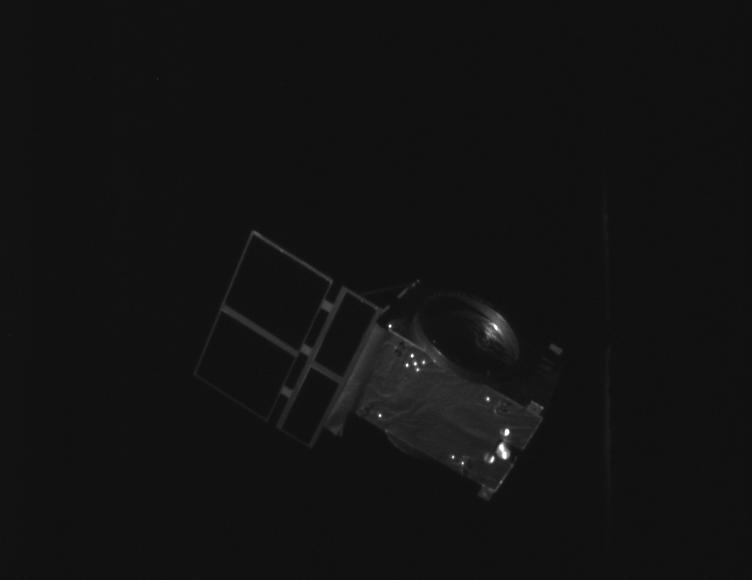
//> input picture P3_nonCoop_DynamicTest_png/150.png, 752 x 580 px; its folder holds only this picture in this run
$ ./FallBackNoAPriori   (built with g++ and OpenCV 4)
//> lines starting //> are read from the running program, lines starting //| are printed output that depends on the picture; after the words box and inside, x2 and y2 are one past the last pixel; in counts of white or black regions, pixels touching at a corner belong together
#include <opencv2/opencv.hpp>
#include <iostream>
#include <vector>
#include "opencv2/imgproc.hpp"
#include "opencv2/imgcodecs.hpp"
#include "opencv2/highgui.hpp"
#include <cmath>


using namespace cv;
using namespace std;


// Custom Grayscale conversion function
Mat customConvertToGrayscale(const Mat& img) {
    Mat grayscaleImg(img.rows, img.cols, CV_8UC1);
    for (int i = 0; i < img.rows; ++i) {
        for (int j = 0; j < img.cols; ++j) {
            // Take the average of the B, G, R values for each pixel
            grayscaleImg.at<uchar>(i, j) = 0.299 * img.at<Vec3b>(i, j)[2] + 0.587 * img.at<Vec3b>(i, j)[1] + 0.114 * img.at<Vec3b>(i, j)[0];
        }
    }
    return grayscaleImg;
}

// END

// Custom Gaussian blur function
Mat customGaussianBlur(const Mat& img) {
    Mat blurredImg(img.rows, img.cols, CV_8UC1);
    // Assume a 3x3 Gaussian kernel with sigma = 1.0
    float kernel[3][3] = {
        {1 / 16.0, 2 / 16.0, 1 / 16.0},
        {2 / 16.0, 4 / 16.0, 2 / 16.0},
        {1 / 16.0, 2 / 16.0, 1 / 16.0}
    };
    // Apply the kernel to each pixel
    for (int i = 1; i < img.rows - 1; ++i) {
        for (int j = 1; j < img.cols - 1; ++j) {
            float sum = 0.0;
            for (int ki = -1; ki <= 1; ++ki) {
                for (int kj = -1; kj <= 1; ++kj) {
                    sum += img.at<uchar>(i + ki, j + kj) * kernel[ki + 1][kj + 1];
                }
            }
            blurredImg.at<uchar>(i, j) = sum;
        }
    }

    // Set the boundary pixels to black
    for (int i = 0; i < blurredImg.rows; ++i) {
        blurredImg.at<uchar>(i, 0) = 0;
        blurredImg.at<uchar>(i, blurredImg.cols - 1) = 0;
    }
    for (int j = 0; j < blurredImg.cols; ++j) {
        blurredImg.at<uchar>(0, j) = 0;
        blurredImg.at<uchar>(blurredImg.rows - 1, j) = 0;
    }
    return blurredImg;
}

// END


// Custom Threshold function
Mat customThreshold(const Mat& img, int threshold) {
    Mat thresholdImg(img.rows, img.cols, CV_8UC1);
    for (int i = 0; i < img.rows; ++i) {
        for (int j = 0; j < img.cols; ++j) {
            thresholdImg.at<uchar>(i, j) = img.at<uchar>(i, j) > threshold ? 255 : 0;
        }
    }
    return thresholdImg;
}

// END

// CONTOUR CUSTOM FUNCTION

struct MyPoint {
    int x, y;
    MyPoint(int _x, int _y) : x(_x), y(_y) {}
};

// Function to check if a point is within the image bounds


// Function to trace the outermost contour
std::vector<cv::Point> traceContours(const cv::Mat& binaryImg) {
    std::vector<cv::Point> contour;
    int direction = 0;
    int startX = -1;
    int startY = -1;

    // Find the starting point
    for (int y = 0; y < binaryImg.rows; ++y) {
        for (int x = 0; x < binaryImg.cols; ++x) {
            if (binaryImg.at<uchar>(y, x) == 255) {
                startX = x;
                startY = y;
                break;
            }
        }
        if (startX != -1) break;
    }

    if (startX == -1) return contour; // No object found

    // Moore-Neighbor tracing algorithm
    int currentX = startX, currentY = startY;
    int nextX, nextY;
    const int dx[] = { 1, 1, 0, -1, -1, -1, 0, 1 };
    const int dy[] = { 0, 1, 1, 1, 0, -1, -1, -1 };

    do {
        contour.push_back(cv::Point(currentX, currentY));
        direction = (direction + 6) % 8;

        for (int i = 0; i < 8; ++i) {
            nextX = currentX + dx[direction];
            nextY = currentY + dy[direction];

            if (binaryImg.at<uchar>(nextY, nextX) == 255) {
                currentX = nextX;
                currentY = nextY;
                break;
            }

            direction = (direction + 1) % 8;
        }
    } while (currentX != startX || currentY != startY);

    return contour;
}

// END

// CUSTOM HARRIS CORNER DETECTION

// Define Sobel operator kernels
float sobelX[3][3] = {
        {-3, 0, 3},
        {-10, 0, 10},
        {-3, 0, 3}
};
float sobelY[3][3] = {
    {-3, -10, -3},
        {0, 0, 0},
        {3, 10, 3}
};

// Custom Sobel function
Mat customSobel(const Mat& img, const float kernel[3][3]) {
    Mat result = Mat::zeros(img.rows, img.cols, CV_32F);
    for (int y = 1; y < img.rows - 1; ++y) {
        for (int x = 1; x < img.cols - 1; ++x) {
            float pixelSum = 0.0;
            for (int ky = -1; ky <= 1; ++ky) {
                for (int kx = -1; kx <= 1; ++kx) {
                    pixelSum += img.at<uchar>(y + ky, x + kx) * kernel[ky + 1][kx + 1];
                }
            }
            result.at<float>(y, x) = pixelSum;
        }
    }
    return result;
}

// Custom box filter function
Mat customBoxFilter(const Mat& img, int blockSize) {
    Mat result = Mat::zeros(img.rows, img.cols, CV_32F);
    int radius = blockSize / 2;
    for (int y = radius; y < img.rows - radius; ++y) {
        for (int x = radius; x < img.cols - radius; ++x) {
            float pixelSum = 0.0;
            for (int by = -radius; by <= radius; ++by) {
                for (int bx = -radius; bx <= radius; ++bx) {
                    pixelSum += img.at<float>(y + by, x + bx);
                }
            }
            result.at<float>(y, x) = pixelSum / (blockSize * blockSize);
        }
    }
    return result;
}


// CUSTOM SHI-THOMASI

Mat nonMaxSupp(Mat& img, int blocksize) {
    Mat NMS = Mat::zeros(img.size(), img.type());

    for (int j = blocksize; j < img.rows - blocksize; j++)
    {
        for (int i = blocksize; i < img.cols - blocksize; i++)
        {
            Rect rect(i - blocksize, j - blocksize, 2 * blocksize, 2 * blocksize);
            Mat roi = img(rect);
            double maxVal;
            minMaxLoc(roi, NULL, &maxVal, NULL, NULL);
            if (img.at<float>(j, i) == maxVal)
                NMS.at<float>(j, i) = img.at<float>(j, i);
        }


    }

    return NMS;
}

vector<Point2f>detectCorners(Mat& img, int blockSize, int apertureSize, double k, int threshold) {
    Mat dx = customSobel(img, sobelX);
    Mat dy = customSobel(img, sobelY);

    // Compute the elements of the structure tensor at each pixel
    Mat A = dx.mul(dx);
    Mat B = dx.mul(dy);
    Mat C = dy.mul(dy);

    // Call custom box filter function
    Mat sumA = customBoxFilter(A, blockSize);
    Mat sumB = customBoxFilter(B, blockSize);
    Mat sumC = customBoxFilter(C, blockSize);

    // Compute the determinant and trace of the structure tensor at each pixel
    Mat det = sumA.mul(sumC) - sumB.mul(sumB);
    Mat trace = sumA + sumC;

    // Compute the corner response function at each pixel
    Mat cornerResponse = det - k * trace.mul(trace);

    Mat suppressedResponse = nonMaxSupp(cornerResponse, blockSize);
    // Find the local maxima of the corner response function
    Mat localMaxima = suppressedResponse > threshold;

    // Find the indices of the local maxima
    vector<Point2f> corners;
    for (int i = 0; i < localMaxima.rows; i++) {
        for (int j = 0; j < localMaxima.cols; j++) {
            if (localMaxima.at<bool>(i, j)) {
                corners.push_back(Point2f(j, i));
            }
        }
    }

    return corners;


}

// END

// CUSTOM CARTTOPOLAR FUNCTION

void customCartToPolar(const Mat& x, const Mat& y, Mat& magnitude, Mat& angle) {
    magnitude = Mat::zeros(x.size(), CV_32F);
    angle = Mat::zeros(x.size(), CV_32F);
    for (int i = 0; i < x.rows; ++i) {
        for (int j = 0; j < x.cols; ++j) {
            float xVal = x.at<float>(i, j);
            float yVal = y.at<float>(i, j);
            magnitude.at<float>(i, j) = sqrt(xVal * xVal + yVal * yVal);
            angle.at<float>(i, j) = atan2(yVal, xVal) * 180.0 / CV_PI;
        }
    }
}

// END

// CUSTOM CANNY FUNCTION

Mat customCanny(const Mat& src, int lowThreshold, int highThreshold, int kernelSize = 3) {
    Mat blurred, dx, dy, magnitude, angle, nonMaxSuppressed, result;

    // 1. Apply Gaussian blur
    blurred = customGaussianBlur(src);

    // Define Sobel operator kernels
    float sobelX[3][3] = {
            {-3, 0, 3},
            {-10, 0, 10},
            {-3, 0, 3}
    };
    float sobelY[3][3] = {
        {-3, -10, -3},
            {0, 0, 0},
            {3, 10, 3}
    };

    // 2. Compute gradient magnitudes and directions using Sobel operators
    dx = customSobel(blurred, sobelX);
    dy = customSobel(blurred, sobelY);
    customCartToPolar(dx, dy, magnitude, angle);

    // 3. Apply non-maximum suppression
    nonMaxSuppressed = magnitude.clone();
    for (int y = 1; y < magnitude.rows - 1; ++y) {
        for (int x = 1; x < magnitude.cols - 1; ++x) {
            float current_angle = angle.at<float>(y, x);
            float current_magnitude = magnitude.at<float>(y, x);

            int x1 = x, y1 = y, x2 = x, y2 = y;

            // Normalize the current_angle to between -90 and 90 degrees
            if (current_angle < -90)
                current_angle += 180;

            // Assign directions (here, -90 and 90 degree for vertical edges, -45 degree for the diagonal, 0 degree for horizontal edges)
            if ((current_angle >= -90 && current_angle < -45) || (current_angle >= 45 && current_angle < 90)) {
                // Edge is vertical
                y1 = y - 1;
                y2 = y + 1;
            }
            else if ((current_angle >= -45 && current_angle < 0) || (current_angle >= 90 && current_angle < 135)) {
                // Edge is diagonal from bottom left to top right
                x1 = x - 1;
                y1 = y + 1;
                x2 = x + 1;
                y2 = y - 1;
            }
            else if ((current_angle >= 0 && current_angle < 45) || (current_angle >= -135 && current_angle < -90)) {
                // Edge is horizontal
                x1 = x - 1;
                x2 = x + 1;
            }
            else {
                // Edge is diagonal from top left to bottom right
                x1 = x - 1;
                y1 = y - 1;
                x2 = x + 1;
                y2 = y + 1;
            }

            if (current_magnitude <= magnitude.at<float>(y1, x1) || current_magnitude <= magnitude.at<float>(y2, x2)) {
                nonMaxSuppressed.at<float>(y, x) = 0;
            }
        }
    }

    // Apply double thresholding on the non-maximum suppressed image
    result = Mat::zeros(nonMaxSuppressed.size(), CV_8U);

    float maxMagnitude = 0;
    for (int y = 0; y < nonMaxSuppressed.rows; ++y) {
        for (int x = 0; x < nonMaxSuppressed.cols; ++x) {
            float magnitudeValue = nonMaxSuppressed.at<float>(y, x);
            if (magnitudeValue > maxMagnitude) {
                maxMagnitude = magnitudeValue;
            }
        }
    }

    float highThresholdValue = highThreshold;
    float lowThresholdValue = lowThreshold;

    for (int y = 0; y < nonMaxSuppressed.rows; ++y) {
        for (int x = 0; x < nonMaxSuppressed.cols; ++x) {
            float magnitudeValue = nonMaxSuppressed.at<float>(y, x);
            float angleValue = angle.at<float>(y, x);

            if (magnitudeValue >= highThresholdValue) {
                result.at<uchar>(y, x) = 255;  // Strong edge
            }
            else if (magnitudeValue >= lowThresholdValue && angleValue >= -22.5 && angleValue < 22.5) {
                result.at<uchar>(y, x) = 128;  // Weak edge
            }
        }
    }


    return result;
}


// READ, GRAYSCALE, CROP, BLUR, CONTOUR, CROP AROUND CONTOUR, HARRIS, CANNY, CORNERS ON CANNY

Mat processImage(const std::string& imagePath) {
//> called with imagePath = "./P3_nonCoop_DynamicTest_png/150.png"
    Mat img = imread(imagePath);
//> img is the input picture: 580 rows x 752 cols, CV_8UC3; min 13, max 255, mean 18.7

    // Define the size of the rectangular region around the center


    Mat img_gray = customConvertToGrayscale(img);

    int regionSize = 320;  // Adjust this value according to your needs

    // Define the rectangular region of interest

    int rows = img_gray.rows;
    int cols = img_gray.cols;

    // Calculate the total intensity and weighted sums
    double totalIntensity = 0.0;
    double sumX = 0.0;
    double sumY = 0.0;

    for (int y = 0; y < rows; ++y)
    {
        for (int x = 0; x < cols; ++x)
        {
            // Get pixel intensity
            double intensity = static_cast<double>(img_gray.at<uchar>(y, x));

            // Accumulate total intensity and weighted sums
            totalIntensity += intensity;
            sumX += intensity * x;
            sumY += intensity * y;
        }
    }
//> this loop made 580 passes
//> (totalIntensity, sumX, sumY) on passes 1 to 3: (12629, 4688294, 0), (25239, 9369588, 12610), (37803, 14034050, 37738)
//> after the loop, totalIntensity = 8028901; sumX = 3.02e+09; sumY = 2.39e+09

    // Calculate the center of mass
    double centerX = sumX / totalIntensity;
//> centerX = 376.5
    double centerY = sumY / totalIntensity;
//> centerY = 298.1


    int roiX = (centerX - 120) - regionSize / 2;
//> roiX = 96
    int roiY = (centerY + 90) - regionSize / 2;
//> roiY = 228

    // Ensure the ROI boundaries are within the image dimensions
    roiX = std::max(0, roiX);
    roiY = std::max(0, roiY);

    // Calculate the actual size of the ROI based on the boundaries and image dimensions
    int roiWidth = std::min(regionSize, img.cols - roiX);
//> roiWidth = 320
    int roiHeight = std::min(regionSize, img.rows - roiY);
//> roiHeight = 320

    // Create a ROI by specifying a range of rows and columns in the image matrix
    Mat roiImage = img_gray(Range(roiY, roiY + roiHeight), Range(roiX, roiX + roiWidth));
    Mat roi_original = img(Range(roiY, roiY + roiHeight), Range(roiX, roiX + roiWidth));

    Mat img_blurred = customGaussianBlur(roiImage);

    Mat img_thresh = customThreshold(img_blurred, 20);
//> after the loop in customThreshold, `for (int i = 0; i < img.rows; ++i)`:
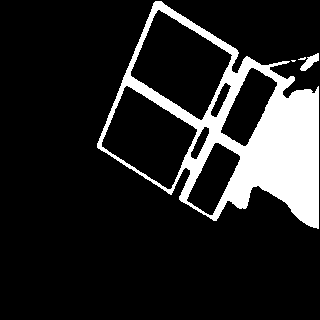
//> thresholdImg: 320 rows x 320 cols, CV_8UC1; 14.3% white; 4 white regions (2 under 20 px), largest, box (x1, y1, x2, y2) and area: (97, 1, 319, 229) 14448, (300, 53, 319, 71) 157


    std::vector<cv::Point> contour = traceContours(img_thresh);
//> the loop in traceContours, `for (int y = 0; y < binaryImg.rows; ++y)` made 2 passes
//> (startX, startY) on passes 1 to 2: (-1, -1), (155, 1)
//> after the loop in traceContours, `for (int y = 0; y < binaryImg.rows; ++y)`: startX = 155; startY = 1
//> in traceContours, `int currentX = startX, currentY = startY;`: currentX = 155; currentY = 1
//> the loop in traceContours, `do` made 865 passes
//> (direction, nextY, currentY) on passes 2 to 4: (0, 1, 1), (0, 1, 1), (0, 1, 1)
//> after the loop in traceContours, `do`: contour = contour of 865 points, box (x1, y1, x2, y2) (97, 1, 319, 229), area 30316; direction = 7; nextX = 155; nextY = 1; currentX = 155; currentY = 1

    Mat img_contour = Mat::zeros(roiImage.size(), CV_8UC1);
    for (int i = 0; i < contour.size(); i++) {
        img_contour.at<uchar>(contour[i].y, contour[i].x) = 255;
    }
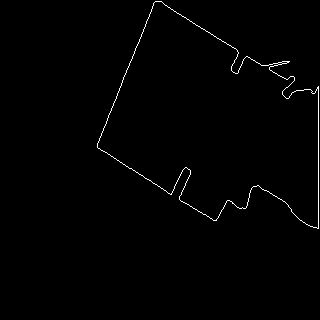
//> img_contour: 320 rows x 320 cols, CV_8UC1; 0.84% white in thin lines or dots, all inside (x1, y1, x2, y2) = (97, 1, 319, 229)


    // CROP CONTOUR IMAGE TO SEARCH FOR CORNERS ONLY THERE

    int minX = roiImage.cols, minY = roiImage.rows, maxX = 0, maxY = 0;
    for (const Point& Point : contour) {
        cv::Point point(Point.x, Point.y);
        minX = std::min(minX, point.x);
        minY = std::min(minY, point.y);
        maxX = std::max(maxX, point.x);
        maxY = std::max(maxY, point.y);
    }
//> this loop made 865 passes
//> Point on passes 28 to 30: Point(182, 16), Point(183, 16), Point(184, 17)


    // Add some margin if needed
    int margin = 5; // Adjust this value based on the desired area around the contour
    minX = std::max(0, minX - margin);
    minY = std::max(0, minY - margin);
    maxX = std::min(roiImage.cols, maxX + margin);
    maxY = std::min(roiImage.rows, maxY + margin);

    cv::Rect roi(minX, minY, maxX - minX, maxY - minY);
    cv::Mat subImage = img_contour(roi);
//> subImage: 233 rows x 228 cols, CV_8UC1; 1.6% white in thin lines or dots
    cv::Mat subImage_original = roi_original(roi);
    cv::Mat subImage_gray = roiImage(roi);


    // APPLY CUSTOM CORNER DETECTION FUNCTION

    int blockSize = 3;
    int apertureSize = 3;
    double k = 0.1;
    int threshold = 100;

    // Call custom Sobel function
    vector<Point2f> corners = detectCorners(subImage, blockSize, apertureSize, k, threshold);


    // Draw circles at the detected corners
    Mat Corner_img = subImage_original.clone();
    for (size_t i = 0; i < corners.size(); i++) {
        circle(Corner_img, corners[i], 0.5, Scalar(0, 255, 0), -1);
    }
//> this loop made 102 passes
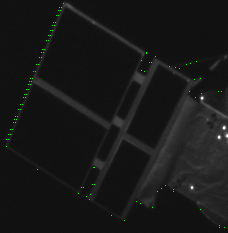
//> Corner_img: 233 rows x 228 cols, CV_8UC3; mean B, G, R 23.4, 23.9, 23.4

    Mat img_corners = Mat::zeros(subImage.size(), CV_8UC1);
    for (int i = 0; i < corners.size(); i++) {
        img_corners.at<uchar>(corners[i].y, corners[i].x) = 255;
    }


    double lowThreshold = 50;
    double highThreshold = 150;


    std::vector<cv::Rect> rois;
    std::vector<cv::Rect> expanded_rois;
    int radius = 15; // Define the radius of the area around the corner
    int border = 2;  // Define the border width

    for (const auto& corner : corners) {
        // ROI without border around each corner
        int x = std::max(0, static_cast<int>(corner.x) - radius);
        int y = std::max(0, static_cast<int>(corner.y) - radius);
        int width = x + 2 * radius <= subImage_gray.cols ? 2 * radius : subImage_gray.cols - x;
        int height = y + 2 * radius <= subImage_gray.rows ? 2 * radius : subImage_gray.rows - y;
        rois.push_back(cv::Rect(x, y, width, height));

        // Expanded ROI with border για να φυγει το artifact που σου ελεγα χθες
        x = std::max(0, x - border);
        y = std::max(0, y - border);
        width = x + width + 2 * border <= subImage_gray.cols ? width + 2 * border : subImage_gray.cols - x;
        height = y + height + 2 * border <= subImage_gray.rows ? height + 2 * border : subImage_gray.rows - y;
        expanded_rois.push_back(cv::Rect(x, y, width, height));
    }
//> this loop made 102 passes
//> corner on passes 1 to 8: Point(63, 3), Point(59, 7), Point(61, 7), Point(58, 10), Point(60, 10), Point(56, 15), Point(58, 15), Point(53, 22)

    Mat custom_canny_result = Mat::zeros(subImage_gray.size(), CV_8UC1);
    Mat custom_canny_result_2 = Mat::zeros(subImage_gray.size(), CV_8UC1);
    custom_canny_result_2 = customCanny(subImage_gray, lowThreshold, highThreshold);
//> after the loop in customCartToPolar, `for (int i = 0; i < x.rows; ++i)`:
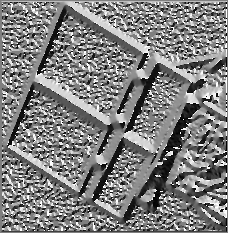
//> angle: 233 rows x 228 cols, CV_32FC1; min -179.8, max 180, mean 0.7; drawn with min black and max white
    for (size_t i = 0; i < rois.size(); ++i) {
        Mat expanded_roi_img = subImage_gray(expanded_rois[i]);
        Mat canny_expanded_roi = customCanny(expanded_roi_img, lowThreshold, highThreshold);

        // Only use the pixels within the original ROI (without the border)
        Mat roi_result = custom_canny_result(rois[i]);
        Mat canny_roi = canny_expanded_roi(cv::Rect(border, border, rois[i].width, rois[i].height));
        canny_roi.copyTo(roi_result);
    }


    // REAPPLY THE CUSTOM CORNER FUNCTION ON THE CANNY IMAGE

    int blockSize_canny = 3;
    int apertureSize_canny = 3;
    float k_canny = 0.1;
    int threshold_canny = 100;

    vector<Point2f> corners_canny = detectCorners(custom_canny_result, blockSize_canny, apertureSize_canny, k_canny, threshold_canny);
//> call 2 of detectCorners, with blockSize = 3, apertureSize = 3, k = 0.1, threshold = 100
//> after the loop in customBoxFilter (call 5), `for (int y = radius; y < img.rows - radius; ++y)`:
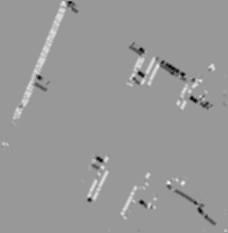
//> result: 233 rows x 228 cols, CV_32FC1; min -6639775, max 4479500, mean 17158.7; drawn with min black and max white
//> after the loop in customBoxFilter (call 6), `for (int y = radius; y < img.rows - radius; ++y)`:
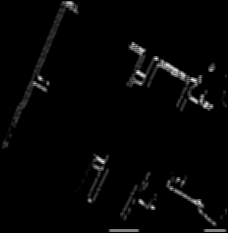
//> result: 233 rows x 228 cols, CV_32FC1; min 0, max 11285449, mean 239135.4; drawn with min black and max white
//> in detectCorners (call 2), `Mat cornerResponse = det - k * trace.mul(trace);`:
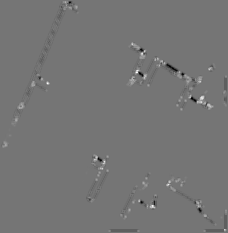
//> cornerResponse: 233 rows x 228 cols, CV_32FC1; min -1.63e+13, max 1.92e+13, mean -4.01e+09; drawn with min black and max white
    // Call custom Sobel function

    // Draw circles at the detected corners
    Mat Corner_img_canny = subImage_original.clone();
    for (size_t i = 0; i < corners_canny.size(); i++) {
        circle(Corner_img_canny, corners_canny[i], 2, Scalar(0, 255, 0), -1);
    }
//> this loop made 132 passes

    Mat corners_image_canny = Mat::zeros(subImage.size(), CV_8UC1);
    for (int i = 0; i < corners_canny.size(); i++) {
        corners_image_canny.at<uchar>(corners_canny[i].y, corners_canny[i].x) = 255;
    }


    vector<Point2f> Corrected_coordinates = corners_canny;
    for (Point2f& corner : Corrected_coordinates) {
        corner.x += roiX + minX;
        corner.y += roiY + minY;
    }
//> this loop made 132 passes
    Mat Original_img_canny = img.clone();
    for (size_t i = 0; i < Corrected_coordinates.size(); i++) {
        circle(Original_img_canny, Corrected_coordinates[i], 2, Scalar(0, 255, 0), -1);
    }

    Mat Corr_Coor_Canny = Mat::zeros(580, 752, CV_8UC1);
    for (int i = 0; i < corners_canny.size(); i++) {
        Corr_Coor_Canny.at<uchar>(Corrected_coordinates[i].y, Corrected_coordinates[i].x) = 255;
    }


    vector<Point2f> Corrected_coordinates_noCanny = corners;
    for (Point2f& corner1 : Corrected_coordinates_noCanny) {
        corner1.x += roiX + minX;
        corner1.y += roiY + minY;
    }
//> this loop made 102 passes
    Mat Original_img_canny_noCanny = img.clone();
    for (size_t i = 0; i < Corrected_coordinates_noCanny.size(); i++) {
        circle(Original_img_canny_noCanny, Corrected_coordinates_noCanny[i], 0.5, Scalar(0, 255, 0), -1);
    }

    Mat Corr_Coor_noCanny = Mat::zeros(580, 752, CV_8UC1);
    for (int i = 0; i < corners.size(); i++) {
        Corr_Coor_noCanny.at<uchar>(Corrected_coordinates_noCanny[i].y, Corrected_coordinates_noCanny[i].x) = 255;
    }

    std::cout << "Corrected Corner Coordinates (with Canny):\n";
    for (const auto& pt : Corrected_coordinates) {
        std::cout << "(" << pt.x << ", " << pt.y << ")\n";
    }
//> this loop made 132 passes
//> pt on passes 1 to 8: Point(264, 234), Point(257, 235), Point(252, 237), Point(246, 240), Point(265, 240), Point(251, 241), Point(244, 249), Point(241, 252)
//> (printed output is left out)


    imshow("Translated Coordinates", Original_img_canny);
    imshow("Corrected Coordinates", Corr_Coor_Canny);
    waitKey(0);


    return corners_image_canny;
}

// END


// MAIN FUNCTION

int main(int argc, char** argv) {
    string directoryPath = ".\\P3_nonCoop_DynamicTest_png\\";

    vector<string> imagePaths;
    glob(directoryPath + "*.png", imagePaths, false);

    for (const auto& imagePath : imagePaths) {
        Mat processedImage = processImage(imagePath);
    }


    return 0;
}
